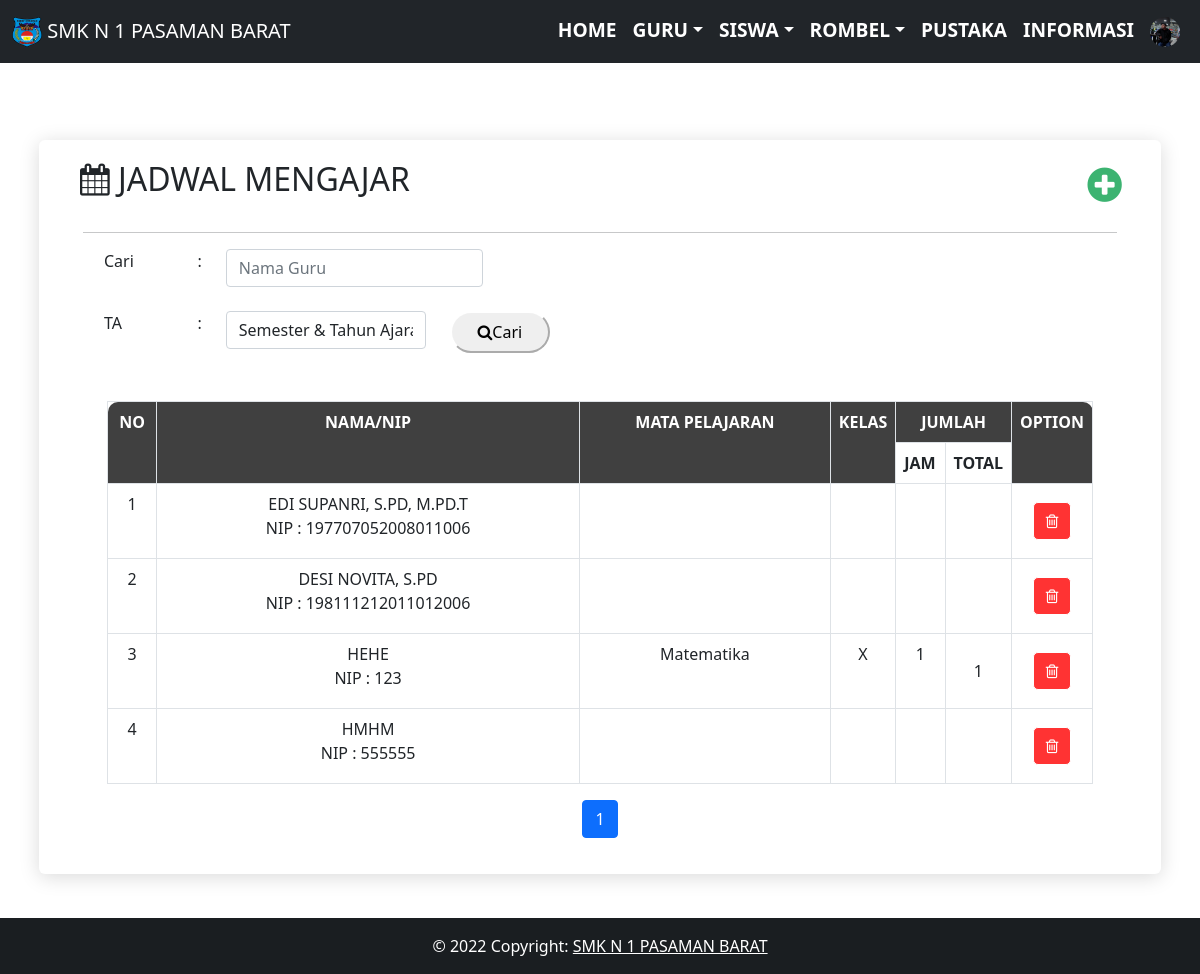
/operator/guru/jadwal_mengajar_guru.php (signed in), run on the app's committed database.
### tables this page shows
CREATE TABLE `biodata_sekolah` (
  `id_biodata_sekolah` int(11) NOT NULL,
  `nama_sekolah` varchar(120) NOT NULL,
  `alamat_sekolah` varchar(120) NOT NULL,
  `photo_sekolah` varchar(120) NOT NULL,
  `email_sekolah` varchar(120) NOT NULL,
  `telepon_sekolah` int(11) NOT NULL
);

CREATE TABLE `biodata_guru` (
  `id_guru` int(11) NOT NULL,
  `nip_guru` varchar(18) NOT NULL,
  `nama_guru` varchar(60) NOT NULL,
  `jenis_kelamin_guru` varchar(3) NOT NULL,
  `tgl_lahir_guru` date NOT NULL,
  `alamat_guru` varchar(120) NOT NULL,
  `pendidikan_guru` varchar(60) NOT NULL,
  `status_guru` varchar(30) NOT NULL,
  `jabatan_guru` varchar(60) NOT NULL,
  `telepon_guru` varchar(15) NOT NULL,
  `foto_guru` varchar(120) NOT NULL,
  `username` varchar(60) NOT NULL,
  `password` varchar(60) NOT NULL
);

CREATE TABLE `mapel` (
  `id_mapel` int(11) NOT NULL,
  `nama_mapel` varchar(120) NOT NULL,
  `kosentrasi` int(11) NOT NULL
);

### operator/guru/jadwal_mengajar_guru.php (the view, shortened to what this page needs)
<?php
include '../../db/koneksi.php';
include '../../layout/header.php';
?>
<div id="content" style="margin-top:60px;">
  <div class="regular-page-area section-padding-20">
    <div class="container">
      <div class="row justify-content-center">
        <div class="col-12">
          <div class="details-content">
            <div class="container">
              <div class="row">
                <div class="col-sm">
                  <h2 id="xs" ><i class="icon-calendar"></i> JADWAL MENGAJAR </h2>
                </div>
                <div class="col-sm" style="text-align: right;margin-right: 5%;">
                  <a class="col-sm" href="http://localhost/smkn_1_pasaman/absensi/operator/guru/tambah_jadwal_mengajar_guru" style=""><h1 id="xs" ><i class="icon-plus-sign" style="color:mediumseagreen;"></i> </h1></a>
                </div>
              </div>
            </div>
            <div id="myDiv" class="container-fluid">
              <hr>
              <form action="" method="GET">
                <div class="container">
                 <div class="row row-cols-auto">
                  <div class="col-1">Cari</div>
                  <div class="col">:</div>
                  <div class="col"><input  class="form-control" type="text" name="nama_guru" placeholder="Nama Guru"></div>
                </div>
                <br>
                <div class="row row-cols-auto">
                  <div class="col-1">TA</div>
                  <div class="col">:</div>
                  <div class="col">
                    <select name="ta" class="form-control" id="ta" style="width:200px;">
                      <option value="">Semester & Tahun Ajaran</option>
                    </select>
                  </div>
                  <div class="col">
                    <button style="padding-top: calc(0.375rem + 1px);
                    padding-bottom: calc(0.375rem + 1px);
                    margin-bottom: 0; width:20%; border-color:white; width:100px; border-radius: 30px;" type="submit"><i class="icon-search"></i>Cari</button>
                  </div>
                </div>
              </div>
            </form>
            <br>
            <div id="myDiv" class="container-fluid">
             </div>
             <br>
             <div class="row-fluid">
              <div class="span12">
                <div class="widget-box">
                  <div class="widget-title">
                   <table class="table table-bordered">
                    <thead>
                      <tr>
                        <th class="text-center" style="width:5%;background-color: #404040; color:white;border-radius: 10px 0 0 0 ;" rowspan="2">NO</th>
                        <th class="text-center" style="background-color: #404040; color:white;" rowspan="2">NAMA/NIP</th>
                        <th class="text-center" style="background-color: #404040; color:white;" rowspan="2">MATA PELAJARAN</th>
                        <th class="text-center" style="width:5%;background-color: #404040; color:white;" rowspan="2">KELAS</th>
                        <th class="text-center" style="background-color: #404040; color:white; width: 10%;" colspan="2" rowspan="1">JUMLAH</th>
                        <th class="text-center" style="width: 10%;background-color: #404040; color:white;border-radius: 0 10px 0 0 ;" colspan="2" rowspan="2">OPTION</th>
                      </tr>
                      <tr>
                        <th>JAM</th>
                        <th>TOTAL</th>
                      </tr>
                    </thead>
                    <tbody>
                      <?php
                      $batas = 10;
                      $halaman = @$_GET['halaman'];
                      if(empty($halaman)){
                        $posisi     = 0;
                        $halaman    = 1;
                      }
                      else{
                        $posisi = ($halaman-1) * $batas;
                      }
                      if ($posisi !=0) {
                        $no = $posisi;
                      }else{
                        $no=1;
                      }
                      if (isset($_GET['nama_guru'])) {
                          if ($_GET['nama_guru']!='') {
                            $queryDataGuru = mysqli_query($konek,"SELECT * FROM biodata_guru WHERE nama_guru like '%".$_GET['nama_guru']."%' limit $posisi,$batas");
                          }else{
                            $queryDataGuru = mysqli_query($konek,"SELECT * FROM biodata_guru limit $posisi,$batas");
                          }
                        }else{
                          $queryDataGuru = mysqli_query($konek,"SELECT * FROM biodata_guru limit $posisi,$batas");
                        }
                      while($dataGuru = mysqli_fetch_array($queryDataGuru)){
                        if($dataGuru['jabatan_guru'] != "admin"){
                          ?>
                          <?php
                          if (isset($_GET['ta'])) {
                              if ($_GET['ta']!='') {
                                $queryDataJamMengajar = mysqli_query($konek,"SELECT * FROM jadwal_mengajar WHERE guru=".$dataGuru['id_guru']." AND ta=".$_GET['ta']);
                              }else{
                                $queryDataJamMengajar = mysqli_query($konek,"SELECT * FROM jadwal_mengajar WHERE guru=".$dataGuru['id_guru']);
                              }
                            }else{
                              $queryDataJamMengajar = mysqli_query($konek,"SELECT * FROM jadwal_mengajar WHERE guru=".$dataGuru['id_guru']);
                            }
                          $arrayMapel = array();
                          $arrayKelas = array();
                          while($dataJamMengajar = mysqli_fetch_array($queryDataJamMengajar)){
                            $arrayMapel[$dataJamMengajar['mapel']."-".$dataJamMengajar['kelas']] = $dataJamMengajar['mapel'];
                            $arrayKelas[$dataJamMengajar['mapel']."-".$dataJamMengajar['kelas']] = $dataJamMengajar['kelas'];
                          }
                          ?>
                          <tr>
                            <td class="text-center"><?php echo $no; ?></td>
                            <td class="text-center"><?php echo strtoupper($dataGuru['nama_guru']); ?> <br> NIP : <?php echo $dataGuru['nip_guru']; ?> </td>
                            <td class="text-center">
                              <?php
                              $arrm = array();
                              foreach($arrayMapel as $key=>$value)
                              {
                                $queryDataMapel = mysqli_query($konek,"SELECT * FROM mapel WHERE id_mapel=".$value);
                                while ($dataMapel = mysqli_fetch_array($queryDataMapel)) {
                                  echo $dataMapel['nama_mapel']."<br>";
                                }
                                $arrm[] = $value;
                              }
                              ?>
                            </td>
                                <td class="text-center">
                                  <?php
                                  $arrk = array();
                                  foreach($arrayKelas as $key=>$value)
                                  {
                                    echo $value."<br>";
                                    $arrk[] = $value;
                                  }
                                  ?></td>
                                  <td class="text-center">
                                    <?php
                                    $total = 0;
                                    for ($i=0; $i < sizeof($arrm); $i++) {
                                      $queryJumlahJamMengajar = mysqli_query($konek,"SELECT COUNT(*) AS JumlahJam FROM jadwal_mengajar WHERE guru=".$dataGuru['id_guru']." AND kelas='".$arrk[$i]."'"." AND mapel=".$arrm[$i]);
                                      if($queryJumlahJamMengajar != null){
                                        while($dataJumlahJam = mysqli_fetch_array($queryJumlahJamMengajar)){
                                          echo $dataJumlahJam['JumlahJam']."<br>";
                                          $total+=$dataJumlahJam['JumlahJam'];
                                        }
                                      }
                                    }
                                    ?>
                                  </td>
                                  <td  style="text-align: center;
                                  vertical-align: middle;;">
                                  <?php if ($total != 0) {
                                    echo $total;
                                  } ?>
                                </td>
                           <td class="text-center" style="width:5%;"><form action="../prosses.php?hapus=jadwal_mengajar" method="post" class="form-container" style="margin:10px" autocomplete="false">
                            <button class="btn" type="submit" style=" border-color: white;border-radius: 5px; background-color: #ff3333;"><i class="icon-trash" style="color:white;"></i> </button>
                          </form></td>
                        </tr>
                        <?php
                        $no++;
                      }} ?>
                    </tbody>
                  </table>
                  <?php
                  $query2 = mysqli_query($konek, "SELECT * FROM biodata_guru");
                  $jumlahdata = mysqli_num_rows($query2);
                  $jumlahhalaman = ceil($jumlahdata/$batas);
                  ?>
                  <nav>
                    <ul class="pagination justify-content-center">
                      <?php
                      for($i=1;$i<=$jumlahhalaman;$i++) {
                        if ($i != $halaman) {
                          echo "<li class='page-item'><a class='page-link' href='jadwal_mengajar_guru.php?halaman=$i'>$i</a></li>";
                        }
                        else {
                          echo "<li class='page-item active'><a class='page-link' href='#'>$i</a></li>";
                        }
                      }
                      ?>
                    </ul>
                  </nav>
                </div>
              </div>
            </div>
          </div>
        </div>
      </div>
    </div>
  </div>
</div>
</div>
</div>
<?php include '../../layout/footer.php'; ?>

### layout/header.php (shortened to what this page needs)
<?php
$query=mysqli_query($konek,"SELECT * FROM biodata_sekolah");
$data=mysqli_fetch_array($query);
?>
<!DOCTYPE html>
<html lang="en">
<head>
  <link rel="stylesheet" href="http://localhost/smkn_1_pasaman/absensi/assets/css/bootstrap.min.css" />
  <link rel="stylesheet" href="http://localhost/smkn_1_pasaman/absensi/assets/css/bootstrap-responsive.min.css" />
  <link href="http://localhost/smkn_1_pasaman/absensi/assets/font-awesome/css/font-awesome.css" rel="stylesheet" />
  <link rel="stylesheet" href="http://localhost/smkn_1_pasaman/absensi/assets/css/custom/style.css">
</head>
<body>
  <nav id="nav" class="navbar fixed-top navbar-expand-lg navbar-dark bg-dark">
    <div class="container-fluid">
      <a class="navbar-brand" href="#"><img src="http://localhost/smkn_1_pasaman/absensi/assets/image/<?PHP echo $data['photo_sekolah'] ?>" alt="" width="30" height="30" class="d-inline-block align-text-top"> SMK N 1 PASAMAN BARAT</a>
    <div class="collapse navbar-collapse" id="navbarNav">
      <ul class="navbar-nav">
        <?php if($_SESSION['akses'] == 'admin' || $_SESSION['akses'] == 'operator') {?>
          <li class="nav-item">
            <a class="nav-link text-white" style="font-weight: 600; font-size: 1.2em;" href="/smkn_1_pasaman/absensi/operator/">HOME</a>
          </li>
          <li class="nav-item dropdown">
            <a href="#" class="nav-link dropdown-toggle" data-bs-toggle="dropdown"style="color: white; font-weight: 600; font-size: 1.2em;"><span class="text">GURU</span></a>
              </li>
              <li class="nav-item dropdown" >
                <a href="#" class="nav-link dropdown-toggle" data-bs-toggle="dropdown"style="color: white; font-weight: 600; font-size: 1.2em;"><span class="text">SISWA</span></a>
              </li>
              <li class="nav-item dropdown">
                <a href="#" class="nav-link dropdown-toggle" data-bs-toggle="dropdown"style="color: white; font-weight: 600; font-size: 1.2em;"><span class="text">ROMBEL</span></a>
              </li>
              <li class="nav-item">
                <a class="nav-link text-white" style="font-weight: 600; font-size: 1.2em;" href="#">PUSTAKA</a>
              </li>
              <li class="nav-item">
                <a class="nav-link text-white" style="font-weight: 600; font-size: 1.2em;" href="#">INFORMASI</a>
              </li>
              <li class="nav-item dropdown">
                <a href="#" class="nav-link " data-bs-toggle="dropdown" style="color: white; font-weight: 600; font-size: 1.2em;"><span class="text"><div class="text-center">
                  <img src="http://localhost/smkn_1_pasaman/absensi/assets/image/guru/<?PHP echo $_SESSION['fotoProfil'] ?>" class="rounded-circle" style="width: 30px; height: 30px;" alt="...">
                </div></span></a>
                </li>
              <?php } ?>
          </ul>
        </div>
      </div>
    </nav>
  </body>
  </html>

### assets/css/custom/style.css (style rules this page uses)
body { text-align:left; display:grid; grid-template-rows: auto 1fr auto; min-height:100vh; }
* { margin: 0; padding: 0; }
#content { position: relative; min-height: 100vh; }
.details-content { margin-top: 50px; background-color: #ffffff; position: relative; z-index: 1; box-shadow: 0 3px 20px rgb(0 0 0 / 15%); padding: 20px 20px; border-radius: 6px; margin-bottom: 50px; }
.section-padding-20 { padding-top: 30px; padding-bottom: 50px; }
.row { display: -ms-flexbox; display: flex; -ms-flex-wrap: wrap; flex-wrap: wrap; margin-right: -15px; margin-left: -15px; }
.child-table, th { vertical-align: top; border-top: 1px solid #ccc; padding:10px; width:100px; }

### data on the page
biodata_sekolah: photo_sekolah (picture)
biodata_guru: nama_guru "EDI SUPANRI, S.PD, M.PD.T", nip_guru "197707052008011006"
biodata_guru: nama_guru "DESI NOVITA, S.PD", nip_guru "198111212011012006"
biodata_guru: nama_guru "HEHE", nip_guru "123", value "X", JumlahJam "1", total "1"
mapel: nama_mapel "Matematika"
biodata_guru: nama_guru "HMHM", nip_guru "555555"
